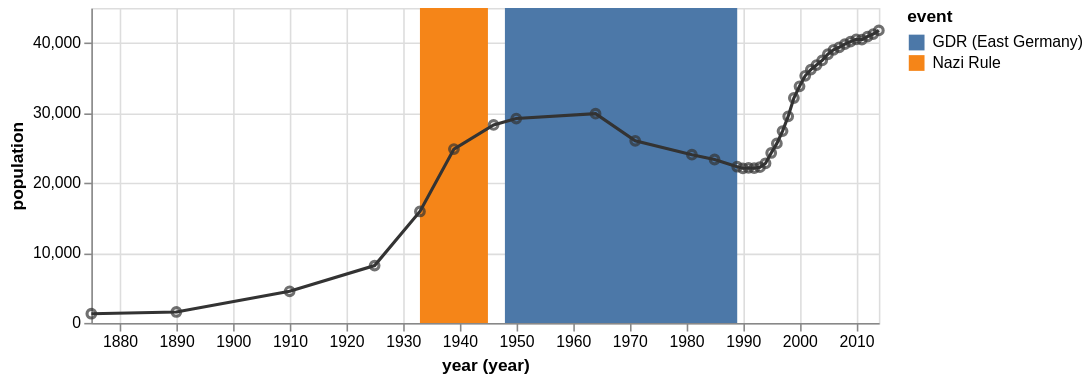

Source (Vega-Lite JSON):
### Vega specification from a JSON file in a GitHub repository (floating-point values rounded to 4 significant figures)
{"$schema": "https://vega.github.io/schema/vega/v5.json", "description": "The population of the German city of Falkensee over time", "autosize": "pad", "padding": 5, "width": 500, "height": 200, "style": "cell", "data": [{"name": "source_0", "values": [{"year": "1875", "population": 1309}, {"year": "1890", "population": 1558}, {"year": "1910", "population": 4512}, {"year": "1925", "population": 8180}, {"year": "1933", "population": 15915}, {"year": "1939", "population": 24824}, {"year": "1946", "population": 28275}, {"year": "1950", "population": 29189}, {"year": "1964", "population": 29881}, {"year": "1971", "population": 26007}, {"year": "1981", "population": 24029}, {"year": "1985", "population": 23340}, {"year": "1989", "population": 22307}, {"year": "1990", "population": 22087}, {"year": "1991", "population": 22139}, {"year": "1992", "population": 22105}, {"year": "1993", "population": 22242}, {"year": "1994", "population": 22801}, {"year": "1995", "population": 24273}, {"year": "1996", "population": 25640}, {"year": "1997", "population": 27393}, {"year": "1998", "population": 29505}, {"year": "1999", "population": 32124}, {"year": "2000", "population": 33791}, {"year": "2001", "population": 35297}, {"year": "2002", "population": 36179}, {"year": "2003", "population": 36829}, {"year": "2004", "population": 37493}, {"year": "2005", "population": 38376}, {"year": "2006", "population": 39008}, {"year": "2007", "population": 39366}, {"year": "2008", "population": 39821}, {"year": "2009", "population": 40179}, {"year": "2010", "population": 40511}, {"year": "2011", "population": 40465}, {"year": "2012", "population": 40905}, {"year": "2013", "population": 41258}, {"year": "2014", "population": 41777}]}, {"name": "source_1", "values": [{"start": "1933", "end": "1945", "event": "Nazi Rule"}, {"start": "1948", "end": "1989", "event": "GDR (East Germany)"}]}, {"name": "data_0", "source": "source_0", "transform": [{"type": "formula", "expr": "timeParse(datum[\"year\"],'%Y')", "as": "year"}, {"type": "formula", "as": "year_year", "expr": "datetime(year(datum[\"year\"]), 0, 1, 0, 0, 0, 0)"}]}, {"name": "data_1", "source": "data_0", "transform": [{"type": "filter", "expr": "datum[\"year_year\"] !== null && !isNaN(datum[\"year_year\"]) && datum[\"population\"] !== null && !isNaN(datum[\"population\"])"}]}, {"name": "data_2", "source": "source_1", "transform": [{"type": "formula", "expr": "timeParse(datum[\"start\"],'%Y')", "as": "start"}, {"type": "formula", "expr": "timeParse(datum[\"end\"],'%Y')", "as": "end"}, {"type": "formula", "as": "year_start", "expr": "datetime(year(datum[\"start\"]), 0, 1, 0, 0, 0, 0)"}, {"type": "formula", "as": "year_end", "expr": "datetime(year(datum[\"end\"]), 0, 1, 0, 0, 0, 0)"}, {"type": "filter", "expr": "datum[\"year_start\"] !== null && !isNaN(datum[\"year_start\"])"}]}], "marks": [{"name": "layer_0_marks", "type": "rect", "style": ["rect"], "from": {"data": "data_2"}, "encode": {"update": {"fill": {"scale": "color", "field": "event"}, "x": {"scale": "x", "field": "year_start"}, "x2": {"scale": "x", "field": "year_end"}, "y": {"value": 0}, "y2": {"field": {"group": "height"}}}}}, {"name": "layer_1_marks", "type": "line", "style": ["line"], "sort": {"field": "datum[\"year_year\"]"}, "from": {"data": "data_0"}, "encode": {"update": {"stroke": {"value": "#333"}, "x": {"scale": "x", "field": "year_year"}, "y": {"scale": "y", "field": "population"}, "defined": {"signal": "datum[\"year_year\"] !== null && !isNaN(datum[\"year_year\"]) && datum[\"population\"] !== null && !isNaN(datum[\"population\"])"}}}}, {"name": "layer_2_marks", "type": "symbol", "style": ["point"], "from": {"data": "data_1"}, "encode": {"update": {"opacity": {"value": 0.7}, "fill": {"value": "transparent"}, "stroke": {"value": "#333"}, "x": {"scale": "x", "field": "year_year"}, "y": {"scale": "y", "field": "population"}}}}], "scales": [{"name": "x", "type": "time", "domain": {"fields": [{"data": "data_2", "field": "year_start"}, {"data": "data_2", "field": "year_end"}, {"data": "data_0", "field": "year_year"}, {"data": "data_1", "field": "year_year"}]}, "range": [0, {"signal": "width"}]}, {"name": "color", "type": "ordinal", "domain": {"data": "data_2", "field": "event", "sort": true}, "range": "category"}, {"name": "y", "type": "linear", "domain": {"fields": [{"data": "data_0", "field": "population"}, {"data": "data_1", "field": "population"}]}, "range": [{"signal": "height"}, 0], "nice": true, "zero": true}], "axes": [{"scale": "x", "orient": "bottom", "gridScale": "y", "grid": true, "tickCount": {"signal": "ceil(width/40)"}, "domain": false, "labels": false, "maxExtent": 0, "minExtent": 0, "ticks": false, "zindex": 0}, {"scale": "y", "orient": "left", "gridScale": "x", "grid": true, "tickCount": {"signal": "ceil(height/40)"}, "domain": false, "labels": false, "maxExtent": 0, "minExtent": 0, "ticks": false, "zindex": 0}, {"scale": "x", "orient": "bottom", "grid": false, "title": "year (year)", "labelFlush": true, "labelOverlap": true, "tickCount": {"signal": "ceil(width/40)"}, "encode": {"labels": {"update": {"text": {"signal": "timeFormat(datum.value, '%Y')"}}}}, "zindex": 0}, {"scale": "y", "orient": "left", "grid": false, "title": "population", "labelOverlap": true, "tickCount": {"signal": "ceil(height/40)"}, "zindex": 0}], "legends": [{"fill": "color", "gradientLength": {"signal": "clamp(height, 64, 200)"}, "symbolType": "square", "title": "event"}]}
